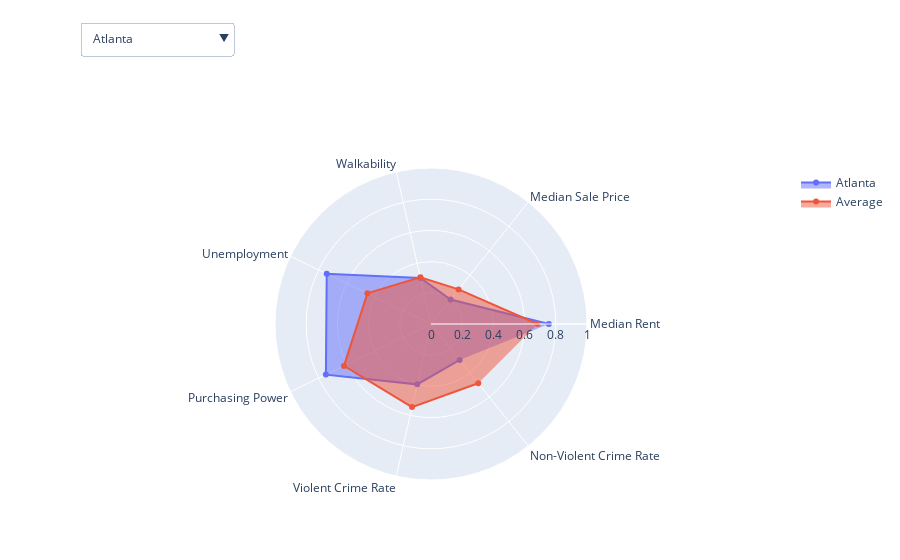

Notebook code cell kept with this figure:
### Markdown cell above
<div>

> **How to use this viz**<br>
> Select a metropolitan area from the dropdown menu to see a radar chart comparing the selected area's values to the averages of all regions.<br>
> You can also rotate the chart at your convenience.

</div>

### Code cell
categories = df.columns[2:13]

remove_elements = ['Latitude', 'Longitude', 'Political Affiliation', 'Average Yearly Temperature(F)']

mask = np.isin(categories, remove_elements, invert=True)

categories = categories[mask]

fig = go.Figure()

# Add a trace for each region
for region in regions:
    region_df = df[df['Region'] == region]
    fig.add_trace(go.Scatterpolar(
        r=region_df[categories].values[0],
        theta=categories,
        fill='toself',
        name=region,
        visible=(region == regions[0]) 
    ))

# Add a trace for the average of each category
average_values = df[categories].mean()
fig.add_trace(go.Scatterpolar(
    r=average_values,
    theta=categories,
    fill='toself',
    name='Average',
))

# Update layout to add a dropdown menu
fig.update_layout(
    updatemenus=[
        dict(
            buttons=list([
                dict(label=region,
                     method="update",
                     args=[{"visible": [(region == r.name or 'Average' == r.name) for r in fig.data]}])
                for region in regions
            ]),
            direction="down",
            pad={"r": 10, "t": 10},
            showactive=True,
            x=0,
            xanchor="left",
            y=1.5,
            yanchor="top"
        ),
    ],
    polar=dict(
        radialaxis=dict(
            visible=True,
            range=[0, 1] 
        )
    ),
    showlegend=True
)

# Show the figure
iplot(fig)

### Figure 1 — Plotly figure (JSON) as saved in the notebook; plotly's stock layout.template omitted (floating-point values rounded to 4 significant figures)
{"data": [{"fill": "toself", "name": "Atlanta", "r": [0.7554, 0.2009, 0.3021, 0.7419, 0.7479, 0.3968, 0.2949], "theta": ["Median Rent", "Median Sale Price", "Walkability", "Unemployment", "Purchasing Power", "Violent Crime Rate", "Non-Violent Crime Rate"], "type": "scatterpolar", "visible": true}, {"fill": "toself", "name": "Austin", "r": [0.8215, 0.3073, 0.3103, 0.5161, 0.708, 0.738, 0.6311], "theta": ["Median Rent", "Median Sale Price", "Walkability", "Unemployment", "Purchasing Power", "Violent Crime Rate", "Non-Violent Crime Rate"], "type": "scatterpolar", "visible": false}, {"fill": "toself", "name": "Baltimore", "r": [0.8049, 0.1653, 0.2372, 0.8065, 0.5051, 0.192, 0.2627], "theta": ["Median Rent", "Median Sale Price", "Walkability", "Unemployment", "Purchasing Power", "Violent Crime Rate", "Non-Violent Crime Rate"], "type": "scatterpolar", "visible": false}, {"fill": "toself", "name": "Boston", "r": [0.0682, 0.4752, 0.6455, 0.6452, 0.331, 0.8757, 0.8643], "theta": ["Median Rent", "Median Sale Price", "Walkability", "Unemployment", "Purchasing Power", "Violent Crime Rate", "Non-Violent Crime Rate"], "type": "scatterpolar", "visible": false}, {"fill": "toself", "name": "Charlotte", "r": [0.8267, 0.2099, 0.3338, 0.5484, 0.8606, 0.7018, 0.4985], "theta": ["Median Rent", "Median Sale Price", "Walkability", "Unemployment", "Purchasing Power", "Violent Crime Rate", "Non-Violent Crime Rate"], "type": "scatterpolar", "visible": false}, {"fill": "toself", "name": "Chicago", "r": [0.6634, 0.1253, 0.5297, 0, 0.4893, 0.6139, 0.6154], "theta": ["Median Rent", "Median Sale Price", "Walkability", "Unemployment", "Purchasing Power", "Violent Crime Rate", "Non-Violent Crime Rate"], "type": "scatterpolar", "visible": false}, {"fill": "toself", "name": "Cincinnati", "r": [0.9311, 0.07675, 0.1724, 0.3871, 0.967, 0.3534, 0.2369], "theta": ["Median Rent", "Median Sale Price", "Walkability", "Unemployment", "Purchasing Power", "Violent Crime Rate", "Non-Violent Crime Rate"], "type": "scatterpolar", "visible": false}, {"fill": "toself", "name": "Cleveland", "r": [0.9969, 0, 0.269, 0.2258, 0.9734, 0.2661, 0.2653], "theta": ["Median Rent", "Median Sale Price", "Walkability", "Unemployment", "Purchasing Power", "Violent Crime Rate", "Non-Violent Crime Rate"], "type": "scatterpolar", "visible": false}, {"fill": "toself", "name": "Dallas-Fort Worth", "r": [0.7302, 0.2269, 0.1572, 0.3548, 0.5506, 0.6777, 0.6321], "theta": ["Median Rent", "Median Sale Price", "Walkability", "Unemployment", "Purchasing Power", "Violent Crime Rate", "Non-Violent Crime Rate"], "type": "scatterpolar", "visible": false}, {"fill": "toself", "name": "Denver", "r": [0.5432, 0.4255, 0.2924, 0.3548, 0.3499, 0.6172, 0.5299], "theta": ["Median Rent", "Median Sale Price", "Walkability", "Unemployment", "Purchasing Power", "Violent Crime Rate", "Non-Violent Crime Rate"], "type": "scatterpolar", "visible": false}, {"fill": "toself", "name": "Detroit", "r": [0.941, 0.05756, 0.1614, 0.4194, 0.8834, 0.2357, 0.3448], "theta": ["Median Rent", "Median Sale Price", "Walkability", "Unemployment", "Purchasing Power", "Violent Crime Rate", "Non-Violent Crime Rate"], "type": "scatterpolar", "visible": false}, {"fill": "toself", "name": "Houston", "r": [0.9567, 0.1648, 0.2634, 0.2258, 0.7208, 0.4735, 0.4322], "theta": ["Median Rent", "Median Sale Price", "Walkability", "Unemployment", "Purchasing Power", "Violent Crime Rate", "Non-Violent Crime Rate"], "type": "scatterpolar", "visible": false}, {"fill": "toself", "name": "Indianapolis", "r": [0.9622, 0.08014, 0.1228, 0.5161, 0.934, 0.3892, 0.3721], "theta": ["Median Rent", "Median Sale Price", "Walkability", "Unemployment", "Purchasing Power", "Violent Crime Rate", "Non-Violent Crime Rate"], "type": "scatterpolar", "visible": false}, {"fill": "toself", "name": "Kansas City", "r": [0.916, 0.1129, 0.229, 0.5484, 1, 0.303, 0.3442], "theta": ["Median Rent", "Median Sale Price", "Walkability", "Unemployment", "Purchasing Power", "Violent Crime Rate", "Non-Violent Crime Rate"], "type": "scatterpolar", "visible": false}, {"fill": "toself", "name": "Las Vegas", "r": [0.9236, 0.2664, 0, 0.03226, 0.9095, 0.7451, 0.6833], "theta": ["Median Rent", "Median Sale Price", "Walkability", "Unemployment", "Purchasing Power", "Violent Crime Rate", "Non-Violent Crime Rate"], "type": "scatterpolar", "visible": false}, {"fill": "toself", "name": "Los Angeles", "r": [0.2007, 0.8363, 0.4345, 0.1613, 0.1891, 0.7831, 0.7696], "theta": ["Median Rent", "Median Sale Price", "Walkability", "Unemployment", "Purchasing Power", "Violent Crime Rate", "Non-Violent Crime Rate"], "type": "scatterpolar", "visible": false}, {"fill": "toself", "name": "Miami", "r": [0.4004, 0.3228, 0.3683, 0.9032, 0.3225, 0.5543, 0.4564], "theta": ["Median Rent", "Median Sale Price", "Walkability", "Unemployment", "Purchasing Power", "Violent Crime Rate", "Non-Violent Crime Rate"], "type": "scatterpolar", "visible": false}, {"fill": "toself", "name": "Minneapolis-St. Paul", "r": [0.8369, 0.1761, 0.371, 0.6452, 0.5613, 0.3903, 0.3235], "theta": ["Median Rent", "Median Sale Price", "Walkability", "Unemployment", "Purchasing Power", "Violent Crime Rate", "Non-Violent Crime Rate"], "type": "scatterpolar", "visible": false}, {"fill": "toself", "name": "Nashville", "r": [0.8343, 0.2719, 0.2207, 1, 0.9104, 0.5196, 0.498], "theta": ["Median Rent", "Median Sale Price", "Walkability", "Unemployment", "Purchasing Power", "Violent Crime Rate", "Non-Violent Crime Rate"], "type": "scatterpolar", "visible": false}, {"fill": "toself", "name": "New York", "r": [0, 0.4357, 1, 0.1935, 0.1642, 1, 1], "theta": ["Median Rent", "Median Sale Price", "Walkability", "Unemployment", "Purchasing Power", "Violent Crime Rate", "Non-Violent Crime Rate"], "type": "scatterpolar", "visible": false}, {"fill": "toself", "name": "Orlando", "r": [0.7052, 0.2269, 0.06759, 0.6774, 0.7178, 0.3196, 0.1512], "theta": ["Median Rent", "Median Sale Price", "Walkability", "Unemployment", "Purchasing Power", "Violent Crime Rate", "Non-Violent Crime Rate"], "type": "scatterpolar", "visible": false}, {"fill": "toself", "name": "Philadelphia", "r": [0.6699, 0.138, 0.3807, 0.4839, 0.744, 0.6694, 0.6578], "theta": ["Median Rent", "Median Sale Price", "Walkability", "Unemployment", "Purchasing Power", "Violent Crime Rate", "Non-Violent Crime Rate"], "type": "scatterpolar", "visible": false}, {"fill": "toself", "name": "Phoenix", "r": [0.7294, 0.3047, 0.08414, 0.6452, 0.7453, 0.604, 0.5292], "theta": ["Median Rent", "Median Sale Price", "Walkability", "Unemployment", "Purchasing Power", "Violent Crime Rate", "Non-Violent Crime Rate"], "type": "scatterpolar", "visible": false}, {"fill": "toself", "name": "Pittsburgh", "r": [0.8729, 0.01524, 0.4097, 0.5484, 0.928, 0.7052, 0.647], "theta": ["Median Rent", "Median Sale Price", "Walkability", "Unemployment", "Purchasing Power", "Violent Crime Rate", "Non-Violent Crime Rate"], "type": "scatterpolar", "visible": false}, {"fill": "toself", "name": "Portland", "r": [0.6727, 0.3792, 0.5655, 0.1613, 0.491, 0.3142, 0.104], "theta": ["Median Rent", "Median Sale Price", "Walkability", "Unemployment", "Purchasing Power", "Violent Crime Rate", "Non-Violent Crime Rate"], "type": "scatterpolar", "visible": false}, {"fill": "toself", "name": "Sacramento", "r": [0.5668, 0.4097, 0.1779, 0.03226, 0.4558, 0.7312, 0.6847], "theta": ["Median Rent", "Median Sale Price", "Walkability", "Unemployment", "Purchasing Power", "Violent Crime Rate", "Non-Violent Crime Rate"], "type": "scatterpolar", "visible": false}, {"fill": "toself", "name": "San Antonio", "r": [1, 0.1332, 0.02621, 0.3871, 0.8709, 0.4229, 0.2804], "theta": ["Median Rent", "Median Sale Price", "Walkability", "Unemployment", "Purchasing Power", "Violent Crime Rate", "Non-Violent Crime Rate"], "type": "scatterpolar", "visible": false}, {"fill": "toself", "name": "San Diego", "r": [0.2711, 0.7686, 0.131, 0.1935, 0.1454, 0.9624, 0.9164], "theta": ["Median Rent", "Median Sale Price", "Walkability", "Unemployment", "Purchasing Power", "Violent Crime Rate", "Non-Violent Crime Rate"], "type": "scatterpolar", "visible": false}, {"fill": "toself", "name": "San Francisco", "r": [0.1249, 1, 0.5338, 0.2903, 0, 0.205, 0], "theta": ["Median Rent", "Median Sale Price", "Walkability", "Unemployment", "Purchasing Power", "Violent Crime Rate", "Non-Violent Crime Rate"], "type": "scatterpolar", "visible": false}, {"fill": "toself", "name": "Seattle", "r": [0.442, 0.5485, 0.5779, 0.1935, 0.1642, 0.3671, 0.1927], "theta": ["Median Rent", "Median Sale Price", "Walkability", "Unemployment", "Purchasing Power", "Violent Crime Rate", "Non-Violent Crime Rate"], "type": "scatterpolar", "visible": false}, {"fill": "toself", "name": "St. Louis", "r": [0.9182, 0.04402, 0.2207, 0.4194, 0.8769, 0, 0.02686], "theta": ["Median Rent", "Median Sale Price", "Walkability", "Unemployment", "Purchasing Power", "Violent Crime Rate", "Non-Violent Crime Rate"], "type": "scatterpolar", "visible": false}, {"fill": "toself", "name": "Tampa", "r": [0.7199, 0.2099, 0.109, 0.6452, 0.7543, 0.9628, 0.9375], "theta": ["Median Rent", "Median Sale Price", "Walkability", "Unemployment", "Purchasing Power", "Violent Crime Rate", "Non-Violent Crime Rate"], "type": "scatterpolar", "visible": false}, {"fill": "toself", "name": "Virginia Beach", "r": [0.8634, 0.1476, 0.09655, 0.7419, 0.8066, 0.9845, 0.897], "theta": ["Median Rent", "Median Sale Price", "Walkability", "Unemployment", "Purchasing Power", "Violent Crime Rate", "Non-Violent Crime Rate"], "type": "scatterpolar", "visible": false}, {"fill": "toself", "name": "Washington, DC", "r": [0.5507, 0.3792, 0.6221, 0.7419, 0.2732, 0.4972, 0.4263], "theta": ["Median Rent", "Median Sale Price", "Walkability", "Unemployment", "Purchasing Power", "Violent Crime Rate", "Non-Violent Crime Rate"], "type": "scatterpolar", "visible": false}, {"fill": "toself", "name": "Average", "r": [0.683, 0.2836, 0.3066, 0.4526, 0.6192, 0.5462, 0.4855], "theta": ["Median Rent", "Median Sale Price", "Walkability", "Unemployment", "Purchasing Power", "Violent Crime Rate", "Non-Violent Crime Rate"], "type": "scatterpolar"}], "layout": {"polar": {"radialaxis": {"range": [0, 1], "visible": true}}, "showlegend": true, "updatemenus": [{"buttons": [{"args": [{"visible": [true, false, false, false, false, false, false, false, false, false, false, false, false, false, false, false, false, false, false, false, false, false, false, false, false, false, false, false, false, false, false, false, false, false, true]}], "label": "Atlanta", "method": "update"}, {"args": [{"visible": [false, true, false, false, false, false, false, false, false, false, false, false, false, false, false, false, false, false, false, false, false, false, false, false, false, false, false, false, false, false, false, false, false, false, true]}], "label": "Austin", "method": "update"}, {"args": [{"visible": [false, false, true, false, false, false, false, false, false, false, false, false, false, false, false, false, false, false, false, false, false, false, false, false, false, false, false, false, false, false, false, false, false, false, true]}], "label": "Baltimore", "method": "update"}, {"args": [{"visible": [false, false, false, true, false, false, false, false, false, false, false, false, false, false, false, false, false, false, false, false, false, false, false, false, false, false, false, false, false, false, false, false, false, false, true]}], "label": "Boston", "method": "update"}, {"args": [{"visible": [false, false, false, false, true, false, false, false, false, false, false, false, false, false, false, false, false, false, false, false, false, false, false, false, false, false, false, false, false, false, false, false, false, false, true]}], "label": "Charlotte", "method": "update"}, {"args": [{"visible": [false, false, false, false, false, true, false, false, false, false, false, false, false, false, false, false, false, false, false, false, false, false, false, false, false, false, false, false, false, false, false, false, false, false, true]}], "label": "Chicago", "method": "update"}, {"args": [{"visible": [false, false, false, false, false, false, true, false, false, false, false, false, false, false, false, false, false, false, false, false, false, false, false, false, false, false, false, false, false, false, false, false, false, false, true]}], "label": "Cincinnati", "method": "update"}, {"args": [{"visible": [false, false, false, false, false, false, false, true, false, false, false, false, false, false, false, false, false, false, false, false, false, false, false, false, false, false, false, false, false, false, false, false, false, false, true]}], "label": "Cleveland", "method": "update"}, {"args": [{"visible": [false, false, false, false, false, false, false, false, true, false, false, false, false, false, false, false, false, false, false, false, false, false, false, false, false, false, false, false, false, false, false, false, false, false, true]}], "label": "Dallas-Fort Worth", "method": "update"}, {"args": [{"visible": [false, false, false, false, false, false, false, false, false, true, false, false, false, false, false, false, false, false, false, false, false, false, false, false, false, false, false, false, false, false, false, false, false, false, true]}], "label": "Denver", "method": "update"}, {"args": [{"visible": [false, false, false, false, false, false, false, false, false, false, true, false, false, false, false, false, false, false, false, false, false, false, false, false, false, false, false, false, false, false, false, false, false, false, true]}], "label": "Detroit", "method": "update"}, {"args": [{"visible": [false, false, false, false, false, false, false, false, false, false, false, true, false, false, false, false, false, false, false, false, false, false, false, false, false, false, false, false, false, false, false, false, false, false, true]}], "label": "Houston", "method": "update"}, {"args": [{"visible": [false, false, false, false, false, false, false, false, false, false, false, false, true, false, false, false, false, false, false, false, false, false, false, false, false, false, false, false, false, false, false, false, false, false, true]}], "label": "Indianapolis", "method": "update"}, {"args": [{"visible": [false, false, false, false, false, false, false, false, false, false, false, false, false, true, false, false, false, false, false, false, false, false, false, false, false, false, false, false, false, false, false, false, false, false, true]}], "label": "Kansas City", "method": "update"}, {"args": [{"visible": [false, false, false, false, false, false, false, false, false, false, false, false, false, false, true, false, false, false, false, false, false, false, false, false, false, false, false, false, false, false, false, false, false, false, true]}], "label": "Las Vegas", "method": "update"}, {"args": [{"visible": [false, false, false, false, false, false, false, false, false, false, false, false, false, false, false, true, false, false, false, false, false, false, false, false, false, false, false, false, false, false, false, false, false, false, true]}], "label": "Los Angeles", "method": "update"}, {"args": [{"visible": [false, false, false, false, false, false, false, false, false, false, false, false, false, false, false, false, true, false, false, false, false, false, false, false, false, false, false, false, false, false, false, false, false, false, true]}], "label": "Miami", "method": "update"}, {"args": [{"visible": [false, false, false, false, false, false, false, false, false, false, false, false, false, false, false, false, false, true, false, false, false, false, false, false, false, false, false, false, false, false, false, false, false, false, true]}], "label": "Minneapolis-St. Paul", "method": "update"}, {"args": [{"visible": [false, false, false, false, false, false, false, false, false, false, false, false, false, false, false, false, false, false, true, false, false, false, false, false, false, false, false, false, false, false, false, false, false, false, true]}], "label": "Nashville", "method": "update"}, {"args": [{"visible": [false, false, false, false, false, false, false, false, false, false, false, false, false, false, false, false, false, false, false, true, false, false, false, false, false, false, false, false, false, false, false, false, false, false, true]}], "label": "New York", "method": "update"}, {"args": [{"visible": [false, false, false, false, false, false, false, false, false, false, false, false, false, false, false, false, false, false, false, false, true, false, false, false, false, false, false, false, false, false, false, false, false, false, true]}], "label": "Orlando", "method": "update"}, {"args": [{"visible": [false, false, false, false, false, false, false, false, false, false, false, false, false, false, false, false, false, false, false, false, false, true, false, false, false, false, false, false, false, false, false, false, false, false, true]}], "label": "Philadelphia", "method": "update"}, {"args": [{"visible": [false, false, false, false, false, false, false, false, false, false, false, false, false, false, false, false, false, false, false, false, false, false, true, false, false, false, false, false, false, false, false, false, false, false, true]}], "label": "Phoenix", "method": "update"}, {"args": [{"visible": [false, false, false, false, false, false, false, false, false, false, false, false, false, false, false, false, false, false, false, false, false, false, false, true, false, false, false, false, false, false, false, false, false, false, true]}], "label": "Pittsburgh", "method": "update"}, {"args": [{"visible": [false, false, false, false, false, false, false, false, false, false, false, false, false, false, false, false, false, false, false, false, false, false, false, false, true, false, false, false, false, false, false, false, false, false, true]}], "label": "Portland", "method": "update"}, {"args": [{"visible": [false, false, false, false, false, false, false, false, false, false, false, false, false, false, false, false, false, false, false, false, false, false, false, false, false, true, false, false, false, false, false, false, false, false, true]}], "label": "Sacramento", "method": "update"}, {"args": [{"visible": [false, false, false, false, false, false, false, false, false, false, false, false, false, false, false, false, false, false, false, false, false, false, false, false, false, false, true, false, false, false, false, false, false, false, true]}], "label": "San Antonio", "method": "update"}, {"args": [{"visible": [false, false, false, false, false, false, false, false, false, false, false, false, false, false, false, false, false, false, false, false, false, false, false, false, false, false, false, true, false, false, false, false, false, false, true]}], "label": "San Diego", "method": "update"}, {"args": [{"visible": [false, false, false, false, false, false, false, false, false, false, false, false, false, false, false, false, false, false, false, false, false, false, false, false, false, false, false, false, true, false, false, false, false, false, true]}], "label": "San Francisco", "method": "update"}, {"args": [{"visible": [false, false, false, false, false, false, false, false, false, false, false, false, false, false, false, false, false, false, false, false, false, false, false, false, false, false, false, false, false, true, false, false, false, false, true]}], "label": "Seattle", "method": "update"}, {"args": [{"visible": [false, false, false, false, false, false, false, false, false, false, false, false, false, false, false, false, false, false, false, false, false, false, false, false, false, false, false, false, false, false, true, false, false, false, true]}], "label": "St. Louis", "method": "update"}, {"args": [{"visible": [false, false, false, false, false, false, false, false, false, false, false, false, false, false, false, false, false, false, false, false, false, false, false, false, false, false, false, false, false, false, false, true, false, false, true]}], "label": "Tampa", "method": "update"}, {"args": [{"visible": [false, false, false, false, false, false, false, false, false, false, false, false, false, false, false, false, false, false, false, false, false, false, false, false, false, false, false, false, false, false, false, false, true, false, true]}], "label": "Virginia Beach", "method": "update"}, {"args": [{"visible": [false, false, false, false, false, false, false, false, false, false, false, false, false, false, false, false, false, false, false, false, false, false, false, false, false, false, false, false, false, false, false, false, false, true, true]}], "label": "Washington, DC", "method": "update"}], "direction": "down", "pad": {"r": 10, "t": 10}, "showactive": true, "x": 0, "xanchor": "left", "y": 1.5, "yanchor": "top"}]}}
